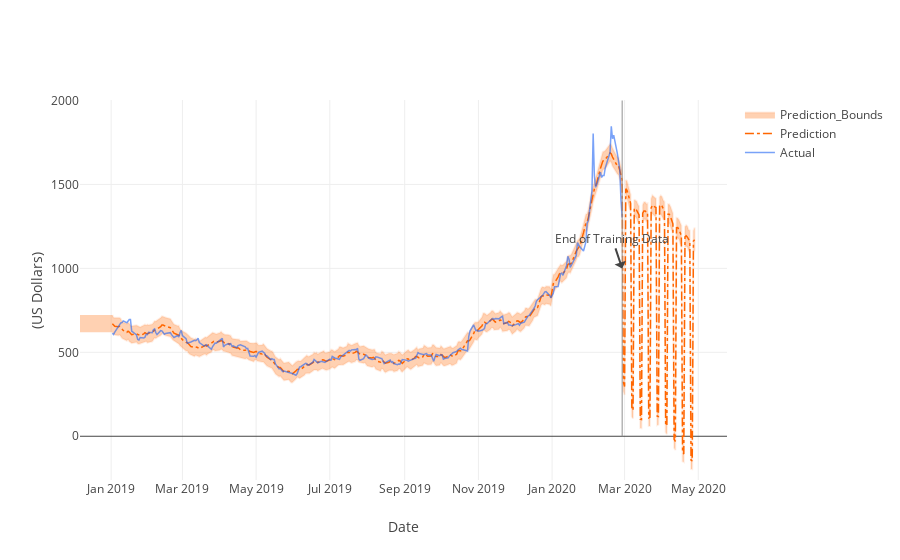

The cell this chart's notebook holds for it:
### Code cell
# Compare actuals vs predictions 
# in sample fit
compare_df = u.compare_pred(train_df, forecast, plot=True)

### Figure 1 — Plotly figure (JSON) as saved in the notebook; plotly's stock layout.template omitted (floating-point values rounded to 4 significant figures; data arrays with more than 128 entries replaced by an {"elided": "..."} marker saying what was removed)
{"data": [{"fill": "tozerox", "fillcolor": "rgba(255,102,0,0.3)", "line": {"color": "rgba(255,102,0,0.1)"}, "name": "Prediction_Bounds", "type": "scatter", "uid": "2dc0965c-25e9-4e62-883f-9ba9fbde49aa", "x": {"elided": "704 str values"}, "y": {"elided": "704 float values"}}, {"line": {"color": "rgba(255,102,0,1)", "dash": "dashdot", "width": 1.5}, "mode": "lines", "name": "Prediction", "type": "scatter", "uid": "0071c61e-1625-4bbd-86cd-9f46fb3c0d34", "x": {"elided": "352 str values"}, "y": {"elided": "352 float values"}}, {"line": {"color": "rgba(33,100,243,0.6)", "width": 1.5}, "mode": "lines", "name": "Actual", "type": "scatter", "uid": "b1a0f6f0-3155-4058-b193-11babffe82e9", "x": {"elided": "352 str values"}, "y": {"elided": "352 float values"}}], "layout": {"annotations": [{"text": "End of Training Data", "x": "2020-02-28", "y": 1000}], "shapes": [{"line": {"color": "#909090", "width": 1}, "type": "line", "x0": "2020-02-28", "x1": "2020-02-28", "y0": 0, "y1": 2000}], "xaxis": {"title": {"text": "Date"}}, "yaxis": {"title": {"text": "(US Dollars)"}}}}
